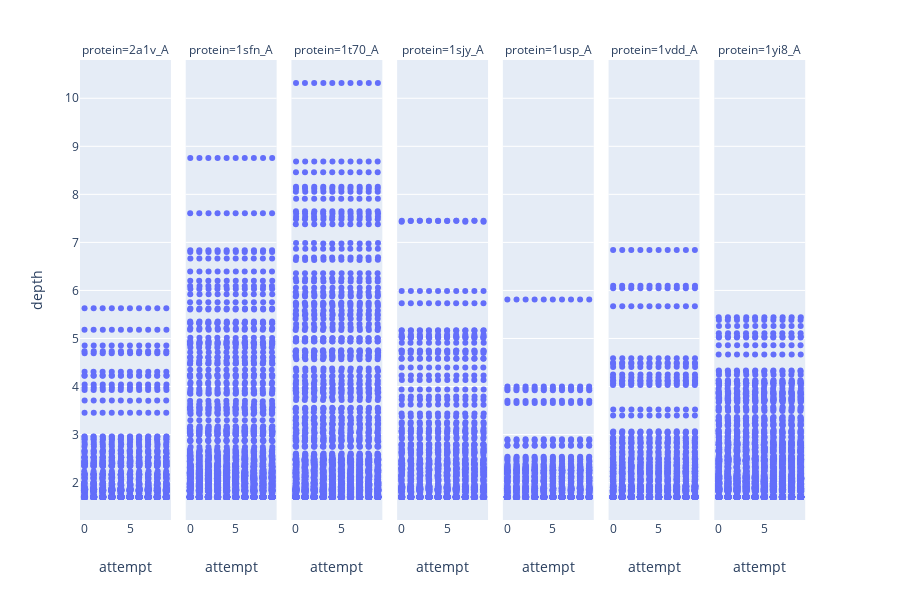

Write notebook code for a chart like this one.
### Code cell
fig = px.strip(depths, x = 'attempt', y = "depth", hover_data=["position", "attempt"], facet_col="protein", stripmode="overlay")
fig.show()

### Figure 1 — Plotly figure (JSON) as saved in the notebook; plotly's stock layout.template omitted (floating-point values rounded to 4 significant figures; data arrays with more than 128 entries replaced by an {"elided": "..."} marker saying what was removed)
{"data": [{"alignmentgroup": "True", "boxpoints": "all", "customdata": {"elided": "1380x2 int values"}, "fillcolor": "rgba(255,255,255,0)", "hoverlabel": {"namelength": 0}, "hoveron": "points", "hovertemplate": "protein=2a1v_A<br>attempt=%{customdata[1]}<br>depth=%{y}<br>position=%{customdata[0]}", "legendgroup": "", "line": {"color": "rgba(255,255,255,0)"}, "marker": {"color": "#636efa"}, "name": "", "offsetgroup": "", "orientation": "v", "pointpos": 0, "showlegend": false, "type": "box", "x": {"elided": "1380 int values"}, "x0": " ", "xaxis": "x", "y": {"elided": "1380 float values"}, "y0": " ", "yaxis": "y"}, {"alignmentgroup": "True", "boxpoints": "all", "customdata": {"elided": "2450x2 int values"}, "fillcolor": "rgba(255,255,255,0)", "hoverlabel": {"namelength": 0}, "hoveron": "points", "hovertemplate": "protein=1sfn_A<br>attempt=%{customdata[1]}<br>depth=%{y}<br>position=%{customdata[0]}", "legendgroup": "", "line": {"color": "rgba(255,255,255,0)"}, "marker": {"color": "#636efa"}, "name": "", "offsetgroup": "", "orientation": "v", "pointpos": 0, "showlegend": false, "type": "box", "x": {"elided": "2450 int values"}, "x0": " ", "xaxis": "x2", "y": {"elided": "2450 float values"}, "y0": " ", "yaxis": "y2"}, {"alignmentgroup": "True", "boxpoints": "all", "customdata": {"elided": "2550x2 int values"}, "fillcolor": "rgba(255,255,255,0)", "hoverlabel": {"namelength": 0}, "hoveron": "points", "hovertemplate": "protein=1t70_A<br>attempt=%{customdata[1]}<br>depth=%{y}<br>position=%{customdata[0]}", "legendgroup": "", "line": {"color": "rgba(255,255,255,0)"}, "marker": {"color": "#636efa"}, "name": "", "offsetgroup": "", "orientation": "v", "pointpos": 0, "showlegend": false, "type": "box", "x": {"elided": "2550 int values"}, "x0": " ", "xaxis": "x3", "y": {"elided": "2550 float values"}, "y0": " ", "yaxis": "y3"}, {"alignmentgroup": "True", "boxpoints": "all", "customdata": {"elided": "1540x2 int values"}, "fillcolor": "rgba(255,255,255,0)", "hoverlabel": {"namelength": 0}, "hoveron": "points", "hovertemplate": "protein=1sjy_A<br>attempt=%{customdata[1]}<br>depth=%{y}<br>position=%{customdata[0]}", "legendgroup": "", "line": {"color": "rgba(255,255,255,0)"}, "marker": {"color": "#636efa"}, "name": "", "offsetgroup": "", "orientation": "v", "pointpos": 0, "showlegend": false, "type": "box", "x": {"elided": "1540 int values"}, "x0": " ", "xaxis": "x4", "y": {"elided": "1540 float values"}, "y0": " ", "yaxis": "y4"}, {"alignmentgroup": "True", "boxpoints": "all", "customdata": {"elided": "1370x2 int values"}, "fillcolor": "rgba(255,255,255,0)", "hoverlabel": {"namelength": 0}, "hoveron": "points", "hovertemplate": "protein=1usp_A<br>attempt=%{customdata[1]}<br>depth=%{y}<br>position=%{customdata[0]}", "legendgroup": "", "line": {"color": "rgba(255,255,255,0)"}, "marker": {"color": "#636efa"}, "name": "", "offsetgroup": "", "orientation": "v", "pointpos": 0, "showlegend": false, "type": "box", "x": {"elided": "1370 int values"}, "x0": " ", "xaxis": "x5", "y": {"elided": "1370 float values"}, "y0": " ", "yaxis": "y5"}, {"alignmentgroup": "True", "boxpoints": "all", "customdata": {"elided": "1990x2 int values"}, "fillcolor": "rgba(255,255,255,0)", "hoverlabel": {"namelength": 0}, "hoveron": "points", "hovertemplate": "protein=1vdd_A<br>attempt=%{customdata[1]}<br>depth=%{y}<br>position=%{customdata[0]}", "legendgroup": "", "line": {"color": "rgba(255,255,255,0)"}, "marker": {"color": "#636efa"}, "name": "", "offsetgroup": "", "orientation": "v", "pointpos": 0, "showlegend": false, "type": "box", "x": {"elided": "1990 int values"}, "x0": " ", "xaxis": "x6", "y": {"elided": "1990 float values"}, "y0": " ", "yaxis": "y6"}, {"alignmentgroup": "True", "boxpoints": "all", "customdata": {"elided": "3310x2 int values"}, "fillcolor": "rgba(255,255,255,0)", "hoverlabel": {"namelength": 0}, "hoveron": "points", "hovertemplate": "protein=1yi8_A<br>attempt=%{customdata[1]}<br>depth=%{y}<br>position=%{customdata[0]}", "legendgroup": "", "line": {"color": "rgba(255,255,255,0)"}, "marker": {"color": "#636efa"}, "name": "", "offsetgroup": "", "orientation": "v", "pointpos": 0, "showlegend": false, "type": "box", "x": {"elided": "3310 int values"}, "x0": " ", "xaxis": "x7", "y": {"elided": "3310 float values"}, "y0": " ", "yaxis": "y7"}], "layout": {"annotations": [{"font": {}, "showarrow": false, "text": "protein=2a1v_A", "x": 0.06143, "xanchor": "center", "xref": "paper", "y": 1, "yanchor": "bottom", "yref": "paper"}, {"font": {}, "showarrow": false, "text": "protein=1sfn_A", "x": 0.2043, "xanchor": "center", "xref": "paper", "y": 1, "yanchor": "bottom", "yref": "paper"}, {"font": {}, "showarrow": false, "text": "protein=1t70_A", "x": 0.3471, "xanchor": "center", "xref": "paper", "y": 1, "yanchor": "bottom", "yref": "paper"}, {"font": {}, "showarrow": false, "text": "protein=1sjy_A", "x": 0.49, "xanchor": "center", "xref": "paper", "y": 1, "yanchor": "bottom", "yref": "paper"}, {"font": {}, "showarrow": false, "text": "protein=1usp_A", "x": 0.6329, "xanchor": "center", "xref": "paper", "y": 1, "yanchor": "bottom", "yref": "paper"}, {"font": {}, "showarrow": false, "text": "protein=1vdd_A", "x": 0.7757, "xanchor": "center", "xref": "paper", "y": 1, "yanchor": "bottom", "yref": "paper"}, {"font": {}, "showarrow": false, "text": "protein=1yi8_A", "x": 0.9186, "xanchor": "center", "xref": "paper", "y": 1, "yanchor": "bottom", "yref": "paper"}], "boxmode": "overlay", "height": 600, "legend": {"tracegroupgap": 0}, "margin": {"t": 60}, "xaxis": {"anchor": "y", "domain": [0, 0.1229], "title": {"text": "attempt"}}, "xaxis2": {"anchor": "y2", "domain": [0.1429, 0.2657], "matches": "x", "title": {"text": "attempt"}}, "xaxis3": {"anchor": "y3", "domain": [0.2857, 0.4086], "matches": "x", "title": {"text": "attempt"}}, "xaxis4": {"anchor": "y4", "domain": [0.4286, 0.5514], "matches": "x", "title": {"text": "attempt"}}, "xaxis5": {"anchor": "y5", "domain": [0.5714, 0.6943], "matches": "x", "title": {"text": "attempt"}}, "xaxis6": {"anchor": "y6", "domain": [0.7143, 0.8371], "matches": "x", "title": {"text": "attempt"}}, "xaxis7": {"anchor": "y7", "domain": [0.8571, 0.98], "matches": "x", "title": {"text": "attempt"}}, "yaxis": {"anchor": "x", "domain": [0, 1], "title": {"text": "depth"}}, "yaxis2": {"anchor": "x2", "domain": [0, 1], "matches": "y", "showticklabels": false}, "yaxis3": {"anchor": "x3", "domain": [0, 1], "matches": "y", "showticklabels": false}, "yaxis4": {"anchor": "x4", "domain": [0, 1], "matches": "y", "showticklabels": false}, "yaxis5": {"anchor": "x5", "domain": [0, 1], "matches": "y", "showticklabels": false}, "yaxis6": {"anchor": "x6", "domain": [0, 1], "matches": "y", "showticklabels": false}, "yaxis7": {"anchor": "x7", "domain": [0, 1], "matches": "y", "showticklabels": false}}}
